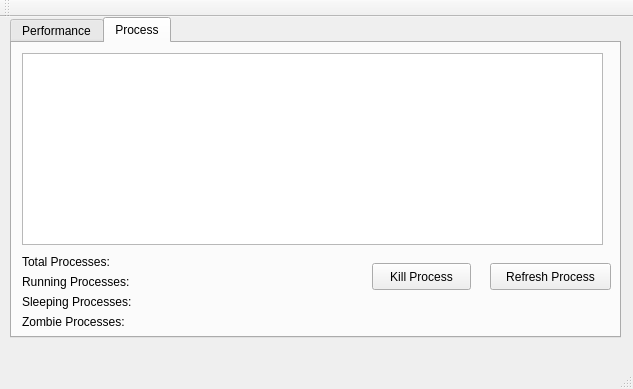
<?xml version="1.0" encoding="UTF-8"?>
<ui version="4.0">
 <class>MainWindow</class>
 <widget class="QMainWindow" name="MainWindow">
  <property name="geometry">
   <rect>
    <x>0</x>
    <y>0</y>
    <width>633</width>
    <height>389</height>
   </rect>
  </property>
  <property name="windowTitle">
   <string>MainWindow</string>
  </property>
  <widget class="QWidget" name="centralWidget">
   <widget class="QTabWidget" name="tabs">
    <property name="geometry">
     <rect>
      <x>10</x>
      <y>0</y>
      <width>611</width>
      <height>321</height>
     </rect>
    </property>
    <property name="currentIndex">
     <number>1</number>
    </property>
    <widget class="QWidget" name="PerformanceTab_2">
     <attribute name="title">
      <string>Performance</string>
     </attribute>
    </widget>
    <widget class="QWidget" name="processTab">
     <attribute name="title">
      <string>Process</string>
     </attribute>
     <widget class="QListWidget" name="processList">
      <property name="geometry">
       <rect>
        <x>10</x>
        <y>10</y>
        <width>581</width>
        <height>192</height>
       </rect>
      </property>
     </widget>
     <widget class="QLabel" name="label_2">
      <property name="geometry">
       <rect>
        <x>10</x>
        <y>210</y>
        <width>121</width>
        <height>17</height>
       </rect>
      </property>
      <property name="text">
       <string>Total Processes:</string>
      </property>
     </widget>
     <widget class="QLabel" name="nPSleepLabel">
      <property name="geometry">
       <rect>
        <x>150</x>
        <y>250</y>
        <width>67</width>
        <height>17</height>
       </rect>
      </property>
      <property name="text">
       <string/>
      </property>
     </widget>
     <widget class="QLabel" name="nPActiveLabel">
      <property name="geometry">
       <rect>
        <x>150</x>
        <y>230</y>
        <width>67</width>
        <height>17</height>
       </rect>
      </property>
      <property name="text">
       <string/>
      </property>
     </widget>
     <widget class="QPushButton" name="killButton">
      <property name="geometry">
       <rect>
        <x>360</x>
        <y>220</y>
        <width>99</width>
        <height>27</height>
       </rect>
      </property>
      <property name="text">
       <string>Kill Process</string>
      </property>
     </widget>
     <widget class="QLabel" name="label_4">
      <property name="geometry">
       <rect>
        <x>10</x>
        <y>250</y>
        <width>141</width>
        <height>17</height>
       </rect>
      </property>
      <property name="text">
       <string>Sleeping Processes:</string>
      </property>
     </widget>
     <widget class="QLabel" name="label_3">
      <property name="geometry">
       <rect>
        <x>10</x>
        <y>230</y>
        <width>131</width>
        <height>17</height>
       </rect>
      </property>
      <property name="text">
       <string>Running Processes:</string>
      </property>
     </widget>
     <widget class="QLabel" name="label_5">
      <property name="geometry">
       <rect>
        <x>10</x>
        <y>270</y>
        <width>141</width>
        <height>17</height>
       </rect>
      </property>
      <property name="text">
       <string>Zombie Processes:</string>
      </property>
     </widget>
     <widget class="QLabel" name="nPLabel">
      <property name="geometry">
       <rect>
        <x>130</x>
        <y>210</y>
        <width>67</width>
        <height>17</height>
       </rect>
      </property>
      <property name="text">
       <string/>
      </property>
     </widget>
     <widget class="QPushButton" name="refreshButton">
      <property name="geometry">
       <rect>
        <x>478</x>
        <y>220</y>
        <width>121</width>
        <height>27</height>
       </rect>
      </property>
      <property name="text">
       <string>Refresh Process</string>
      </property>
     </widget>
     <widget class="QLabel" name="nPZombieLabel">
      <property name="geometry">
       <rect>
        <x>140</x>
        <y>270</y>
        <width>67</width>
        <height>17</height>
       </rect>
      </property>
      <property name="text">
       <string/>
      </property>
     </widget>
    </widget>
   </widget>
  </widget>
  <widget class="QMenuBar" name="menuBar">
   <property name="geometry">
    <rect>
     <x>0</x>
     <y>0</y>
     <width>633</width>
     <height>25</height>
    </rect>
   </property>
  </widget>
  <widget class="QToolBar" name="mainToolBar">
   <attribute name="toolBarArea">
    <enum>TopToolBarArea</enum>
   </attribute>
   <attribute name="toolBarBreak">
    <bool>false</bool>
   </attribute>
  </widget>
  <widget class="QStatusBar" name="statusBar"/>
 </widget>
 <layoutdefault spacing="6" margin="11"/>
 <tabstops>
  <tabstop>processList</tabstop>
  <tabstop>tabs</tabstop>
  <tabstop>refreshButton</tabstop>
  <tabstop>killButton</tabstop>
 </tabstops>
 <resources/>
 <connections/>
</ui>
